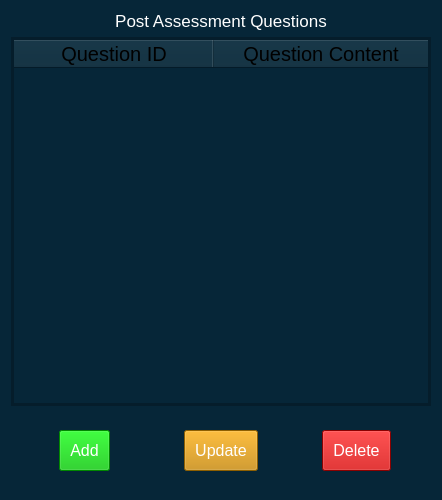
                                     <widget class="QWidget" name="widget_21" native="true">
                                      <property name="minimumSize">
                                       <size>
                                        <width>0</width>
                                        <height>500</height>
                                       </size>
                                      </property>
                                      <property name="styleSheet">
                                       <string notr="true">background-color: rgb(6, 38, 56);
color: rgb(255, 255, 255);</string>
                                      </property>
                                      <layout class="QVBoxLayout" name="verticalLayout_89">
                                       <item>
                                        <widget class="QLabel" name="label_17">
                                         <property name="font">
                                          <font>
                                           <pointsize>13</pointsize>
                                          </font>
                                         </property>
                                         <property name="text">
                                          <string>Post Assessment Questions</string>
                                         </property>
                                         <property name="alignment">
                                          <set>Qt::AlignCenter</set>
                                         </property>
                                        </widget>
                                       </item>
                                       <item>
                                        <widget class="QWidget" name="widget_22" native="true">
                                         <layout class="QVBoxLayout" name="verticalLayout_86">
                                          <property name="spacing">
                                           <number>0</number>
                                          </property>
                                          <property name="leftMargin">
                                           <number>0</number>
                                          </property>
                                          <property name="topMargin">
                                           <number>0</number>
                                          </property>
                                          <property name="rightMargin">
                                           <number>0</number>
                                          </property>
                                          <property name="bottomMargin">
                                           <number>0</number>
                                          </property>
                                          <item>
                                           <widget class="QFrame" name="frame_46">
                                            <property name="sizePolicy">
                                             <sizepolicy hsizetype="Preferred" vsizetype="Preferred">
                                              <horstretch>0</horstretch>
                                              <verstretch>0</verstretch>
                                             </sizepolicy>
                                            </property>
                                            <property name="styleSheet">
                                             <string notr="true"/>
                                            </property>
                                            <property name="frameShape">
                                             <enum>QFrame::StyledPanel</enum>
                                            </property>
                                            <property name="frameShadow">
                                             <enum>QFrame::Raised</enum>
                                            </property>
                                            <layout class="QVBoxLayout" name="verticalLayout_87">
                                             <property name="spacing">
                                              <number>0</number>
                                             </property>
                                             <property name="leftMargin">
                                              <number>0</number>
                                             </property>
                                             <property name="topMargin">
                                              <number>0</number>
                                             </property>
                                             <property name="rightMargin">
                                              <number>0</number>
                                             </property>
                                             <property name="bottomMargin">
                                              <number>0</number>
                                             </property>
                                             <item>
                                              <widget class="QFrame" name="frame_47">
                                               <property name="styleSheet">
                                                <string notr="true"/>
                                               </property>
                                               <property name="frameShape">
                                                <enum>QFrame::StyledPanel</enum>
                                               </property>
                                               <property name="frameShadow">
                                                <enum>QFrame::Raised</enum>
                                               </property>
                                               <layout class="QVBoxLayout" name="verticalLayout_88">
                                                <property name="spacing">
                                                 <number>0</number>
                                                </property>
                                                <property name="leftMargin">
                                                 <number>0</number>
                                                </property>
                                                <property name="topMargin">
                                                 <number>0</number>
                                                </property>
                                                <property name="rightMargin">
                                                 <number>0</number>
                                                </property>
                                                <property name="bottomMargin">
                                                 <number>0</number>
                                                </property>
                                                <item>
                                                 <widget class="QTableWidget" name="tableWidget_5">
                                                  <property name="minimumSize">
                                                   <size>
                                                    <width>0</width>
                                                    <height>0</height>
                                                   </size>
                                                  </property>
                                                  <property name="font">
                                                   <font>
                                                    <pointsize>15</pointsize>
                                                   </font>
                                                  </property>
                                                  <property name="styleSheet">
                                                   <string notr="true">color: rgb(255, 255, 255);
gridline-color: rgb(255, 255, 255);
</string>
                                                  </property>
                                                  <property name="sizeAdjustPolicy">
                                                   <enum>QAbstractScrollArea::AdjustToContentsOnFirstShow</enum>
                                                  </property>
                                                  <property name="editTriggers">
                                                   <set>QAbstractItemView::NoEditTriggers</set>
                                                  </property>
                                                  <property name="sortingEnabled">
                                                   <bool>true</bool>
                                                  </property>
                                                  <property name="rowCount">
                                                   <number>0</number>
                                                  </property>
                                                  <property name="columnCount">
                                                   <number>2</number>
                                                  </property>
                                                  <attribute name="horizontalHeaderDefaultSectionSize">
                                                   <number>200</number>
                                                  </attribute>
                                                  <attribute name="horizontalHeaderStretchLastSection">
                                                   <bool>true</bool>
                                                  </attribute>
                                                  <attribute name="verticalHeaderVisible">
                                                   <bool>false</bool>
                                                  </attribute>
                                                  <column>
                                                   <property name="text">
                                                    <string>Question ID</string>
                                                   </property>
                                                   <property name="font">
                                                    <font>
                                                     <pointsize>15</pointsize>
                                                    </font>
                                                   </property>
                                                   <property name="background">
                                                    <color>
                                                     <red>255</red>
                                                     <green>255</green>
                                                     <blue>255</blue>
                                                    </color>
                                                   </property>
                                                   <property name="foreground">
                                                    <brush brushstyle="SolidPattern">
                                                     <color alpha="255">
                                                      <red>0</red>
                                                      <green>0</green>
                                                      <blue>0</blue>
                                                     </color>
                                                    </brush>
                                                   </property>
                                                  </column>
                                                  <column>
                                                   <property name="text">
                                                    <string>Question Content</string>
                                                   </property>
                                                   <property name="font">
                                                    <font>
                                                     <pointsize>15</pointsize>
                                                    </font>
                                                   </property>
                                                   <property name="foreground">
                                                    <brush brushstyle="SolidPattern">
                                                     <color alpha="255">
                                                      <red>0</red>
                                                      <green>0</green>
                                                      <blue>0</blue>
                                                     </color>
                                                    </brush>
                                                   </property>
                                                  </column>
                                                 </widget>
                                                </item>
                                               </layout>
                                              </widget>
                                             </item>
                                            </layout>
                                           </widget>
                                          </item>
                                         </layout>
                                        </widget>
                                       </item>
                                       <item>
                                        <widget class="QWidget" name="widget_35" native="true">
                                         <layout class="QHBoxLayout" name="horizontalLayout_25">
                                          <item>
                                           <widget class="QWidget" name="widget_37" native="true">
                                            <property name="styleSheet">
                                             <string notr="true">color: rgb(255, 255, 255);</string>
                                            </property>
                                            <layout class="QVBoxLayout" name="verticalLayout_100">
                                             <item alignment="Qt::AlignHCenter">
                                              <widget class="QPushButton" name="post_create_pushButton">
                                               <property name="font">
                                                <font>
                                                 <pointsize>12</pointsize>
                                                </font>
                                               </property>
                                               <property name="styleSheet">
                                                <string notr="true">#post_create_pushButton{
	background-color: rgb(0, 189, 0);
	padding-left: 10px;
	padding-bottom: 10px;
	padding-top: 10px;
	padding-right: 10px;
}
#post_create_pushButton:hover{
	background-color: rgb(110, 197, 115);
	padding-left: 10px;
	padding-bottom: 10px;
	padding-top: 10px;
	padding-right: 10px;
}
#postt_create_pushButton:pressed{
	background-color: rgba(0, 189, 0,150);
	padding-left: 10px;
	padding-bottom: 10px;
	padding-top: 10px;
	padding-right: 10px;
}</string>
                                               </property>
                                               <property name="text">
                                                <string>Add</string>
                                               </property>
                                               <property name="icon">
                                                <iconset resource="res.qrc">
                                                 <normaloff>:/icons/icons/plus-square.svg</normaloff>:/icons/icons/plus-square.svg</iconset>
                                               </property>
                                               <property name="iconSize">
                                                <size>
                                                 <width>25</width>
                                                 <height>25</height>
                                                </size>
                                               </property>
                                              </widget>
                                             </item>
                                            </layout>
                                           </widget>
                                          </item>
                                          <item>
                                           <widget class="QWidget" name="widget_38" native="true">
                                            <property name="styleSheet">
                                             <string notr="true">color: rgb(255, 255, 255);</string>
                                            </property>
                                            <layout class="QVBoxLayout" name="verticalLayout_101">
                                             <item alignment="Qt::AlignHCenter">
                                              <widget class="QPushButton" name="post_update_pushButton">
                                               <property name="font">
                                                <font>
                                                 <pointsize>12</pointsize>
                                                </font>
                                               </property>
                                               <property name="styleSheet">
                                                <string notr="true">#post_update_pushButton{
	background-color: rgb(199, 133, 0);
	padding-left: 10px;
	padding-bottom: 10px;
	padding-top: 10px;
	padding-right: 10px;
}
#post_update_pushButton:hover{
	background-color: rgb(213, 181, 53);
	padding-left: 10px;
	padding-bottom: 10px;
	padding-top: 10px;
	padding-right: 10px;
}
#post_update_pushButton:pressed{
	background-color: rgba(199, 133, 0,150);
	padding-left: 10px;
	padding-bottom: 10px;
	padding-top: 10px;
	padding-right: 10px;
}</string>
                                               </property>
                                               <property name="text">
                                                <string>Update</string>
                                               </property>
                                               <property name="icon">
                                                <iconset resource="res.qrc">
                                                 <normaloff>:/icons/icons/rotate-ccw.svg</normaloff>:/icons/icons/rotate-ccw.svg</iconset>
                                               </property>
                                               <property name="iconSize">
                                                <size>
                                                 <width>25</width>
                                                 <height>25</height>
                                                </size>
                                               </property>
                                              </widget>
                                             </item>
                                            </layout>
                                           </widget>
                                          </item>
                                          <item>
                                           <widget class="QWidget" name="widget_36" native="true">
                                            <property name="styleSheet">
                                             <string notr="true">color: rgb(255, 255, 255);</string>
                                            </property>
                                            <layout class="QVBoxLayout" name="verticalLayout_99">
                                             <item alignment="Qt::AlignHCenter">
                                              <widget class="QPushButton" name="post_delete_pushButton">
                                               <property name="font">
                                                <font>
                                                 <pointsize>12</pointsize>
                                                </font>
                                               </property>
                                               <property name="styleSheet">
                                                <string notr="true">#post_delete_pushButton{
	background-color: rgb(195, 0, 0);
	padding-left: 10px;
	padding-bottom: 10px;
	padding-top: 10px;
	padding-right: 10px;
}
#post_delete_pushButton:hover{
	background-color: rgb(212, 80, 80);
	padding-left: 10px;
	padding-bottom: 10px;
	padding-top: 10px;
	padding-right: 10px;
}
#post_delete_pushButton:pressed{
	background-color: rgba(195, 0, 0,150);
	padding-left: 10px;
	padding-bottom: 10px;
	padding-top: 10px;
	padding-right: 10px;
}</string>
                                               </property>
                                               <property name="text">
                                                <string>Delete</string>
                                               </property>
                                               <property name="icon">
                                                <iconset resource="res.qrc">
                                                 <normaloff>:/icons/icons/trash-2.svg</normaloff>:/icons/icons/trash-2.svg</iconset>
                                               </property>
                                               <property name="iconSize">
                                                <size>
                                                 <width>25</width>
                                                 <height>25</height>
                                                </size>
                                               </property>
                                              </widget>
                                             </item>
                                            </layout>
                                           </widget>
                                          </item>
                                         </layout>
                                        </widget>
                                       </item>
                                      </layout>
                                     </widget>
